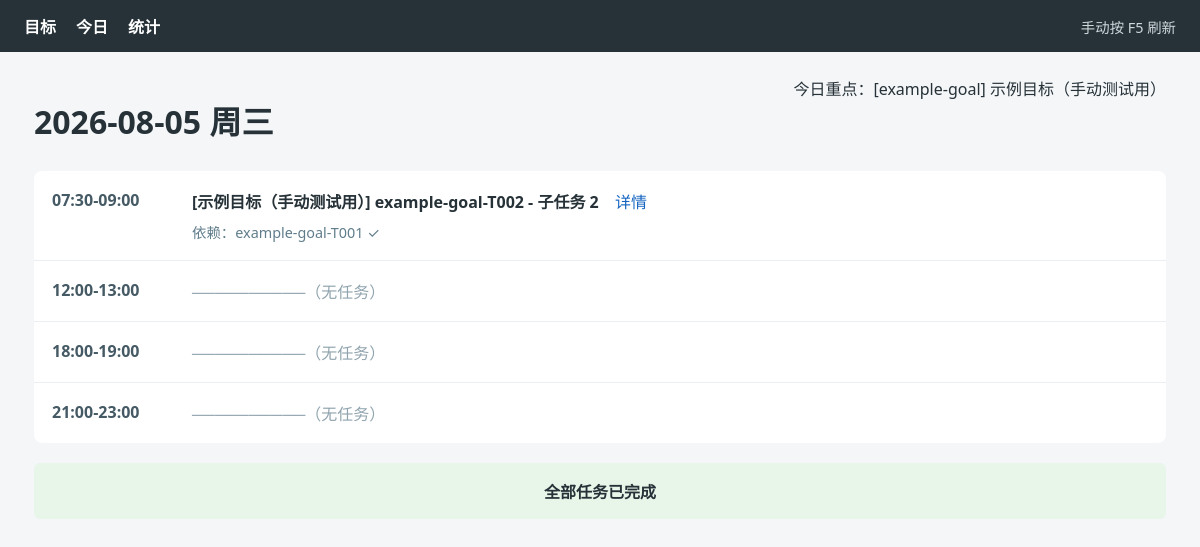
Page /today on the committed database.
### tables this page shows
CREATE TABLE goals (
  slug TEXT PRIMARY KEY,
  name TEXT NOT NULL,
  description TEXT,
  status TEXT NOT NULL DEFAULT 'active',
  total_tasks INTEGER DEFAULT 0,
  completed_tasks INTEGER DEFAULT 0,
  created_at TEXT NOT NULL,
  updated_at TEXT NOT NULL
);

CREATE TABLE tasks (
  id TEXT PRIMARY KEY,
  goal_slug TEXT NOT NULL,
  sequence INTEGER NOT NULL,
  title TEXT NOT NULL,
  description TEXT,
  estimated_hours REAL,
  depends_on TEXT,
  status TEXT NOT NULL DEFAULT 'pending',
  last_reminded_at TEXT,
  completed_at TEXT,
  created_at TEXT NOT NULL,
  updated_at TEXT NOT NULL,
  FOREIGN KEY (goal_slug) REFERENCES goals(slug)
);

### dashboard/app.py (the view)
    @flask_app.get("/today")
    def today():
        return render_template("today.html", view=_today_view(date.today().isoformat()))

### scripts/db.py (called while the page is built)
def get_conn() -> sqlite3.Connection:
    conn = sqlite3.connect(DB_PATH)
    conn.row_factory = sqlite3.Row
    conn.execute("PRAGMA foreign_keys = ON")
    return conn

def _row_to_dict(row: sqlite3.Row) -> dict:
    return {k: row[k] for k in row.keys()}

def get_goal(slug: str) -> dict | None:
    with get_conn() as conn:
        row = conn.execute("SELECT * FROM goals WHERE slug = ?", (slug,)).fetchone()
        return _row_to_dict(row) if row else None

def list_goals(status: str | None = None) -> list[dict]:
    with get_conn() as conn:
        if status is None:
            rows = conn.execute("SELECT * FROM goals ORDER BY created_at").fetchall()
        else:
            rows = conn.execute(
                "SELECT * FROM goals WHERE status = ? ORDER BY created_at",
                (status,),
            ).fetchall()
        return [_row_to_dict(r) for r in rows]

def get_task(id: str) -> dict | None:
    with get_conn() as conn:
        row = conn.execute("SELECT * FROM tasks WHERE id = ?", (id,)).fetchone()
        if row is None:
            return None
        d = _row_to_dict(row)
        d["depends_on"] = json.loads(d["depends_on"]) if d["depends_on"] else []
        return d

def list_tasks(goal_slug: str | None = None, status: str | None = None) -> list[dict]:
    query = "SELECT * FROM tasks WHERE 1=1"
    params: list = []
    if goal_slug is not None:
        query += " AND goal_slug = ?"
        params.append(goal_slug)
    if status is not None:
        query += " AND status = ?"
        params.append(status)
    query += " ORDER BY goal_slug, sequence"
    with get_conn() as conn:
        rows = conn.execute(query, params).fetchall()
        out = []
        for r in rows:
            d = _row_to_dict(r)
            d["depends_on"] = json.loads(d["depends_on"]) if d["depends_on"] else []
            out.append(d)
        return out

def list_eligible_tasks(goal_slug: str | None = None) -> list[dict]:
    candidates = list_tasks(goal_slug=goal_slug, status="pending")
    out = []
    for t in candidates:
        if t["status"] == "archived":
            continue
        all_done = True
        for dep_id in t["depends_on"]:
            dep = get_task(dep_id)
            if dep is None or dep["status"] != "done":
                all_done = False
                break
        if all_done:
            out.append(t)
    return out

def get_today_focus() -> str | None:
    return get_setting("today_focus")

### dashboard/templates/today.html (shortened to what this page needs)
{% extends "base.html" %}
{% block content %}
  <header class="page-header">
    <div><h1>{{ view.date }} {{ view.weekday }}</h1></div>
    <div>今日重点：{% if view.focus_goal %}[{{ view.focus_goal.slug }}] {{ view.focus_goal.name }}{% else %}未设置{% endif %}</div>
  </header>
  <section class="timeline">
    {% for row in view.slot_rows %}
      <article class="timeline-row">
        <time>{{ row.slot.start }}-{{ row.slot.end }}</time>
        <div class="timeline-content">
          {% if row.task %}
            <strong>{{ row.task_label }}</strong>
            <a href="{{ url_for('goal_detail', slug=row.goal.slug) }}">详情</a>
            {% if row.dependencies %}
              <div class="dependencies">依赖：{% for dep in row.dependencies %}{{ dep.id }} {{ "✓" if dep.done else "未完成" }}{% if not loop.last %}，{% endif %}{% endfor %}</div>
            {% endif %}
          {% else %}
            <span class="empty-slot">──────────（无任务）</span>
          {% endif %}
        </div>
      </article>
    {% endfor %}
  </section>
  <footer class="schedule-footer">
    {% if view.remaining %}今日剩余 {{ view.remaining }} 个任务未安排{% else %}全部任务已完成{% endif %}
  </footer>
{% endblock %}

### dashboard/static/style.css (style rules this page uses)
:root { color-scheme: light; font-family: system-ui, -apple-system, "Segoe UI", sans-serif; color: #263238; background: #f4f6f8; }
* { box-sizing: border-box; }
body { margin: 0; }
a { color: #1565c0; text-decoration: none; }
.page-header { display: flex; justify-content: space-between; align-items: flex-start; gap: 24px; }
.page-header h1 { margin-bottom: 8px; }
.timeline { margin-top: 20px; background: #fff; border-radius: 8px; }
.timeline-row { display: grid; grid-template-columns: 120px 1fr; gap: 20px; padding: 18px; border-bottom: 1px solid #eceff1; }
.timeline-row:last-child { border-bottom: 0; }
.timeline-row time { font-weight: 700; color: #455a64; }
.timeline-content a { margin-left: 12px; }
.empty-slot { color: #90a4ae; }
.dependencies { margin-top: 8px; color: #607d8b; font-size: 0.9rem; }
.schedule-footer { margin-top: 20px; padding: 16px; text-align: center; font-weight: 600; background: #e8f5e9; border-radius: 6px; }

### rows in the picture
goals: focus_goal.slug "example-goal", focus_goal.name "示例目标（手动测试用）"
tasks: id "example-goal-T001", done "✓"

### other values in the picture
{{ view.date }} "2026-08-05"
{{ view.weekday }} "周三"
{{ row.slot.start }} "07:30" "12:00" "18:00" "21:00"
{{ row.slot.end }} "09:00" "13:00" "19:00" "23:00"
{{ row.task_label }} "[示例目标（手动测试用）] example-goal-T002 - 子任务 2"
